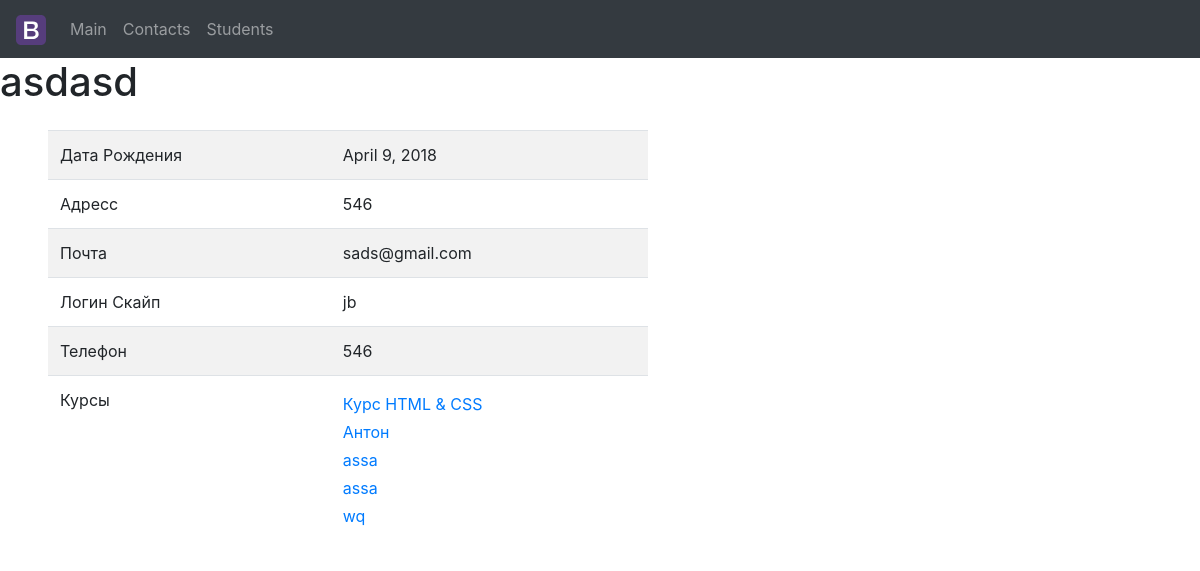
/students/2/, run on the app's committed database.
### students/models.py (models this page shows, shortened)
class Student(models.Model):
    name = models.CharField(max_length=64)
    surname = models.CharField(max_length=64)
    date_of_birth = models.DateField(help_text='Write yours date ofbirth',
                                     null=True, blank=True)
    email = models.EmailField(unique=True, max_length=64,
                              help_text='Write yours email')
    phone = models.CharField(unique=True, help_text='Write yours phone',
                             max_length=12)
    address = models.CharField(help_text='Write yours adress',
                               max_length=244, null=True, )
    skype = models.CharField(help_text='Write yours skype',
                             max_length=64, null=True, blank=True)
    courses = models.ManyToManyField(Course)

### courses/models.py (models this page shows, shortened)
class Course(models.Model):
    name = models.CharField(verbose_name='Name of the course', max_length=64)
    short_description = models.CharField(max_length=122,
                                         help_text='Short description ofthe course',
                                         null=True,
                                         blank=True)
    description = models.TextField(help_text='Full description of the course',
                                   max_length=255,
                                   null=True,
                                   blank=True)
    coach = models.ForeignKey('coaches.Coach', on_delete=models.CASCADE,
                              related_name='coach_courses',
                              null=True,
                              blank=True)
    assistant = models.ForeignKey('coaches.Coach', on_delete=models.CASCADE,
                                  related_name='assistants_courses',
                                  null=True,
                                  blank=True)

### students/views.py (the view)
# urls.py: path('<int:pk>/', views.students_id, name='students_id'),
def students_id(request, pk):
    return detail_view(request, pk, Student)

### students/utils.py (called while the page is built)
def detail_view(request, pk, obj_class):
    obj_name = obj_class.__name__.lower()
    print(obj_name)
    obj = get_object_or_404(obj_class, id=pk)
    return render(request, '%ss/detail.html' % obj_name, {obj_name:obj})

### students/templates/students/detail.html (shortened to what this page needs)
{% extends 'base.html' %}
{% block main_content%}
<h1>{{ student.name }}</h1>
<div class="mt-4 mb-4 mr-5 ml-5 w-50">
  <table class="table table-striped">
    <tbody>
      <tr>
        <td>Дата Рождения</td>
        <td>{{ student.date_of_birth }}</td>
      </tr>
      <tr>
        <td>Адресс</td>
        <td>{{ student.address }}</td>
    </tr>
     <tr>
        <td>Почта</td>
        <td>{{ student.email }}</td>
    <tr>
        <td>Логин Скайп</td>
        <td>{{ student.skype }}</td>
    </tr>
     <tr>
        <td>Телефон</td>
        <td>{{ student.phone }}</td>
     </tr>
        <td>Курсы</td>
        <td>
{% for course in student.courses.all %}
          <p class="mt-1 mb-1"><a href="{% url 'courses:courses' course.id %}">{{ course.name }}</a></p>
{% endfor %}
        </td>
    </tbody>
  </table>
</div>
{% endblock main_content %}

### data on the page
Student: name "asdasd", date_of_birth "April 9, 2018", address "546", email "sads@gmail.com", skype "jb", phone "546"
Course: name "Курс HTML & CSS"
Course: name "Антон"
Course: name "assa"
Course: name "assa"
Course: name "wq"
